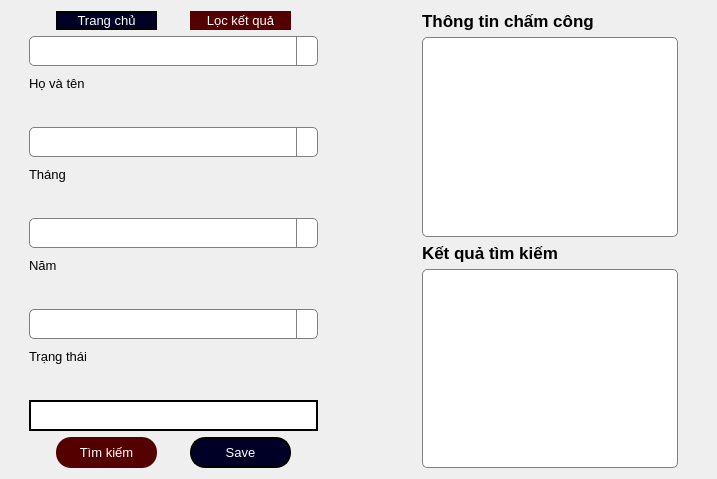
      <widget class="QWidget" name="page_thong_tin">
       <layout class="QGridLayout" name="gridLayout_3">
        <item row="0" column="0">
         <layout class="QHBoxLayout" name="horizontalLayout_6">
          <item>
           <spacer name="horizontalSpacer_2">
            <property name="orientation">
             <enum>Qt::Horizontal</enum>
            </property>
            <property name="sizeType">
             <enum>QSizePolicy::Maximum</enum>
            </property>
            <property name="sizeHint" stdset="0">
             <size>
              <width>18</width>
              <height>18</height>
             </size>
            </property>
           </spacer>
          </item>
          <item>
           <layout class="QVBoxLayout" name="verticalLayout_11">
            <property name="sizeConstraint">
             <enum>QLayout::SetMaximumSize</enum>
            </property>
            <item>
             <layout class="QVBoxLayout" name="verticalLayout_10">
              <property name="sizeConstraint">
               <enum>QLayout::SetMaximumSize</enum>
              </property>
              <item>
               <layout class="QHBoxLayout" name="horizontalLayout_5">
                <property name="sizeConstraint">
                 <enum>QLayout::SetMaximumSize</enum>
                </property>
                <item>
                 <widget class="QPushButton" name="bt_trang_chu_thong_tin">
                  <property name="maximumSize">
                   <size>
                    <width>101</width>
                    <height>31</height>
                   </size>
                  </property>
                  <property name="font">
                   <font>
                    <family>Tahoma</family>
                    <pointsize>10</pointsize>
                   </font>
                  </property>
                  <property name="styleSheet">
                   <string notr="true">background-color: rgb(0, 0, 38);
color: rgb(255, 255, 255);
border: 2px solid black;
border-radius: 15px; 
</string>
                  </property>
                  <property name="text">
                   <string>Trang chủ</string>
                  </property>
                 </widget>
                </item>
                <item>
                 <widget class="QPushButton" name="btn_loc_tt">
                  <property name="maximumSize">
                   <size>
                    <width>101</width>
                    <height>31</height>
                   </size>
                  </property>
                  <property name="font">
                   <font>
                    <family>Tahoma</family>
                    <pointsize>10</pointsize>
                   </font>
                  </property>
                  <property name="styleSheet">
                   <string notr="true">color: rgb(255, 255, 255);
border-radius: 15px; 
background-color: rgb(84, 0, 0);</string>
                  </property>
                  <property name="text">
                   <string>Lọc kết quả</string>
                  </property>
                 </widget>
                </item>
               </layout>
              </item>
              <item>
               <layout class="QVBoxLayout" name="verticalLayout_5">
                <item>
                 <widget class="QComboBox" name="combo_ht">
                  <property name="minimumSize">
                   <size>
                    <width>289</width>
                    <height>30</height>
                   </size>
                  </property>
                  <property name="maximumSize">
                   <size>
                    <width>289</width>
                    <height>30</height>
                   </size>
                  </property>
                  <property name="font">
                   <font>
                    <family>Tahoma</family>
                   </font>
                  </property>
                  <property name="styleSheet">
                   <string notr="true">QComboBox {
                border: 1px solid gray;
                border-radius: 5px;
                padding: 5px;
                background-color: white;
            }
            QComboBox::drop-down {
                subcontrol-origin: padding;
                subcontrol-position: top right;
                width: 20px;
                border-left-width: 1px;
                border-left-color: gray;
                border-left-style: solid;
                border-top-right-radius: 3px;
                border-bottom-right-radius: 3px;
            }
            QComboBox::down-arrow {
                image: url(down_arrow.png); /* Ensure you have this image in the same directory or provide the correct path */
                width: 10px;
                height: 10px;
            }
            QComboBox QAbstractItemView {
                border: 1px solid gray;
                selection-background-color: lightgray;
            }</string>
                  </property>
                 </widget>
                </item>
                <item>
                 <widget class="QLabel" name="label_5">
                  <property name="minimumSize">
                   <size>
                    <width>289</width>
                    <height>22</height>
                   </size>
                  </property>
                  <property name="maximumSize">
                   <size>
                    <width>289</width>
                    <height>22</height>
                   </size>
                  </property>
                  <property name="font">
                   <font>
                    <family>Tahoma</family>
                    <pointsize>10</pointsize>
                   </font>
                  </property>
                  <property name="text">
                   <string>Họ và tên</string>
                  </property>
                 </widget>
                </item>
                <item>
                 <widget class="QLabel" name="lb_ht_tk">
                  <property name="minimumSize">
                   <size>
                    <width>289</width>
                    <height>21</height>
                   </size>
                  </property>
                  <property name="maximumSize">
                   <size>
                    <width>289</width>
                    <height>21</height>
                   </size>
                  </property>
                  <property name="font">
                   <font>
                    <family>Tahoma</family>
                    <pointsize>10</pointsize>
                   </font>
                  </property>
                  <property name="text">
                   <string/>
                  </property>
                 </widget>
                </item>
                <item>
                 <widget class="QComboBox" name="combo_thang">
                  <property name="minimumSize">
                   <size>
                    <width>289</width>
                    <height>30</height>
                   </size>
                  </property>
                  <property name="maximumSize">
                   <size>
                    <width>289</width>
                    <height>30</height>
                   </size>
                  </property>
                  <property name="font">
                   <font>
                    <family>Tahoma</family>
                   </font>
                  </property>
                  <property name="styleSheet">
                   <string notr="true">QComboBox {
                border: 1px solid gray;
                border-radius: 5px;
                padding: 5px;
                background-color: white;
            }
            QComboBox::drop-down {
                subcontrol-origin: padding;
                subcontrol-position: top right;
                width: 20px;
                border-left-width: 1px;
                border-left-color: gray;
                border-left-style: solid;
                border-top-right-radius: 3px;
                border-bottom-right-radius: 3px;
            }
            QComboBox::down-arrow {
                image: url(down_arrow.png); /* Ensure you have this image in the same directory or provide the correct path */
                width: 10px;
                height: 10px;
            }
            QComboBox QAbstractItemView {
                border: 1px solid gray;
                selection-background-color: lightgray;
            }</string>
                  </property>
                 </widget>
                </item>
                <item>
                 <widget class="QLabel" name="label_12">
                  <property name="minimumSize">
                   <size>
                    <width>289</width>
                    <height>22</height>
                   </size>
                  </property>
                  <property name="maximumSize">
                   <size>
                    <width>289</width>
                    <height>22</height>
                   </size>
                  </property>
                  <property name="font">
                   <font>
                    <family>Tahoma</family>
                    <pointsize>10</pointsize>
                   </font>
                  </property>
                  <property name="text">
                   <string>Tháng</string>
                  </property>
                 </widget>
                </item>
                <item>
                 <widget class="QLabel" name="lb_thang_tk">
                  <property name="minimumSize">
                   <size>
                    <width>289</width>
                    <height>21</height>
                   </size>
                  </property>
                  <property name="maximumSize">
                   <size>
                    <width>289</width>
                    <height>21</height>
                   </size>
                  </property>
                  <property name="font">
                   <font>
                    <family>Tahoma</family>
                    <pointsize>10</pointsize>
                   </font>
                  </property>
                  <property name="text">
                   <string/>
                  </property>
                 </widget>
                </item>
                <item>
                 <widget class="QComboBox" name="combo_nam">
                  <property name="minimumSize">
                   <size>
                    <width>289</width>
                    <height>30</height>
                   </size>
                  </property>
                  <property name="maximumSize">
                   <size>
                    <width>289</width>
                    <height>30</height>
                   </size>
                  </property>
                  <property name="font">
                   <font>
                    <family>Tahoma</family>
                   </font>
                  </property>
                  <property name="styleSheet">
                   <string notr="true">QComboBox {
                border: 1px solid gray;
                border-radius: 5px;
                padding: 5px;
                background-color: white;
            }
            QComboBox::drop-down {
                subcontrol-origin: padding;
                subcontrol-position: top right;
                width: 20px;
                border-left-width: 1px;
                border-left-color: gray;
                border-left-style: solid;
                border-top-right-radius: 3px;
                border-bottom-right-radius: 3px;
            }
            QComboBox::down-arrow {
                image: url(down_arrow.png); /* Ensure you have this image in the same directory or provide the correct path */
                width: 10px;
                height: 10px;
            }
            QComboBox QAbstractItemView {
                border: 1px solid gray;
                selection-background-color: lightgray;
            }</string>
                  </property>
                 </widget>
                </item>
                <item>
                 <widget class="QLabel" name="label_13">
                  <property name="minimumSize">
                   <size>
                    <width>289</width>
                    <height>22</height>
                   </size>
                  </property>
                  <property name="maximumSize">
                   <size>
                    <width>289</width>
                    <height>22</height>
                   </size>
                  </property>
                  <property name="font">
                   <font>
                    <family>Tahoma</family>
                    <pointsize>10</pointsize>
                   </font>
                  </property>
                  <property name="text">
                   <string>Năm</string>
                  </property>
                 </widget>
                </item>
                <item>
                 <widget class="QLabel" name="lb_nam_tk">
                  <property name="minimumSize">
                   <size>
                    <width>289</width>
                    <height>21</height>
                   </size>
                  </property>
                  <property name="maximumSize">
                   <size>
                    <width>289</width>
                    <height>21</height>
                   </size>
                  </property>
                  <property name="font">
                   <font>
                    <family>Tahoma</family>
                    <pointsize>10</pointsize>
                   </font>
                  </property>
                  <property name="text">
                   <string/>
                  </property>
                 </widget>
                </item>
                <item>
                 <widget class="QComboBox" name="combo_tt">
                  <property name="minimumSize">
                   <size>
                    <width>289</width>
                    <height>30</height>
                   </size>
                  </property>
                  <property name="maximumSize">
                   <size>
                    <width>289</width>
                    <height>30</height>
                   </size>
                  </property>
                  <property name="font">
                   <font>
                    <family>Tahoma</family>
                   </font>
                  </property>
                  <property name="styleSheet">
                   <string notr="true">QComboBox {
                border: 1px solid gray;
                border-radius: 5px;
                padding: 5px;
                background-color: white;
            }
            QComboBox::drop-down {
                subcontrol-origin: padding;
                subcontrol-position: top right;
                width: 20px;
                border-left-width: 1px;
                border-left-color: gray;
                border-left-style: solid;
                border-top-right-radius: 3px;
                border-bottom-right-radius: 3px;
            }
            QComboBox::down-arrow {
                image: url(down_arrow.png); /* Ensure you have this image in the same directory or provide the correct path */
                width: 10px;
                height: 10px;
            }
            QComboBox QAbstractItemView {
                border: 1px solid gray;
                selection-background-color: lightgray;
            }</string>
                  </property>
                 </widget>
                </item>
                <item>
                 <widget class="QLabel" name="label_18">
                  <property name="minimumSize">
                   <size>
                    <width>289</width>
                    <height>22</height>
                   </size>
                  </property>
                  <property name="maximumSize">
                   <size>
                    <width>289</width>
                    <height>22</height>
                   </size>
                  </property>
                  <property name="font">
                   <font>
                    <family>Tahoma</family>
                    <pointsize>10</pointsize>
                   </font>
                  </property>
                  <property name="text">
                   <string>Trạng thái</string>
                  </property>
                 </widget>
                </item>
                <item>
                 <widget class="QLabel" name="lb_tt_tk">
                  <property name="minimumSize">
                   <size>
                    <width>289</width>
                    <height>21</height>
                   </size>
                  </property>
                  <property name="maximumSize">
                   <size>
                    <width>289</width>
                    <height>21</height>
                   </size>
                  </property>
                  <property name="font">
                   <font>
                    <pointsize>10</pointsize>
                   </font>
                  </property>
                  <property name="text">
                   <string/>
                  </property>
                 </widget>
                </item>
               </layout>
              </item>
             </layout>
            </item>
            <item>
             <layout class="QVBoxLayout" name="verticalLayout_8">
              <property name="sizeConstraint">
               <enum>QLayout::SetMaximumSize</enum>
              </property>
              <item>
               <widget class="QPlainTextEdit" name="edt_tim_kiem_tt">
                <property name="minimumSize">
                 <size>
                  <width>229</width>
                  <height>31</height>
                 </size>
                </property>
                <property name="maximumSize">
                 <size>
                  <width>289</width>
                  <height>30</height>
                 </size>
                </property>
                <property name="font">
                 <font>
                  <family>Tahoma</family>
                 </font>
                </property>
                <property name="frameShape">
                 <enum>QFrame::WinPanel</enum>
                </property>
                <property name="frameShadow">
                 <enum>QFrame::Plain</enum>
                </property>
               </widget>
              </item>
              <item>
               <layout class="QHBoxLayout" name="horizontalLayout_3">
                <property name="sizeConstraint">
                 <enum>QLayout::SetMaximumSize</enum>
                </property>
                <item>
                 <widget class="QPushButton" name="btn_xn_tk_tt">
                  <property name="minimumSize">
                   <size>
                    <width>101</width>
                    <height>31</height>
                   </size>
                  </property>
                  <property name="maximumSize">
                   <size>
                    <width>101</width>
                    <height>31</height>
                   </size>
                  </property>
                  <property name="font">
                   <font>
                    <family>Tahoma</family>
                    <pointsize>10</pointsize>
                   </font>
                  </property>
                  <property name="styleSheet">
                   <string notr="true">color: rgb(255, 255, 255);
border-radius: 15px; 
background-color: rgb(84, 0, 0);</string>
                  </property>
                  <property name="text">
                   <string>Tìm kiếm</string>
                  </property>
                 </widget>
                </item>
                <item>
                 <widget class="QPushButton" name="btn_save_tk_tt">
                  <property name="minimumSize">
                   <size>
                    <width>101</width>
                    <height>31</height>
                   </size>
                  </property>
                  <property name="maximumSize">
                   <size>
                    <width>101</width>
                    <height>31</height>
                   </size>
                  </property>
                  <property name="font">
                   <font>
                    <family>Tahoma</family>
                    <pointsize>10</pointsize>
                   </font>
                  </property>
                  <property name="styleSheet">
                   <string notr="true">background-color: rgb(0, 0, 38);
color: rgb(255, 255, 255);
border: 2px solid black;
border-radius: 15px; 
</string>
                  </property>
                  <property name="text">
                   <string>Save</string>
                  </property>
                 </widget>
                </item>
               </layout>
              </item>
             </layout>
            </item>
           </layout>
          </item>
          <item>
           <spacer name="horizontalSpacer">
            <property name="orientation">
             <enum>Qt::Horizontal</enum>
            </property>
            <property name="sizeType">
             <enum>QSizePolicy::Maximum</enum>
            </property>
            <property name="sizeHint" stdset="0">
             <size>
              <width>98</width>
              <height>18</height>
             </size>
            </property>
           </spacer>
          </item>
          <item>
           <layout class="QVBoxLayout" name="verticalLayout_12">
            <item>
             <layout class="QVBoxLayout" name="verticalLayout_3">
              <item>
               <widget class="QLabel" name="label_25">
                <property name="maximumSize">
                 <size>
                  <width>759</width>
                  <height>27</height>
                 </size>
                </property>
                <property name="font">
                 <font>
                  <family>Tahoma</family>
                  <pointsize>13</pointsize>
                  <weight>75</weight>
                  <bold>true</bold>
                 </font>
                </property>
                <property name="text">
                 <string>Thông tin chấm công</string>
                </property>
                <property name="alignment">
                 <set>Qt::AlignLeading|Qt::AlignLeft|Qt::AlignVCenter</set>
                </property>
               </widget>
              </item>
              <item>
               <widget class="QTableWidget" name="tb_cc_tt">
                <property name="enabled">
                 <bool>true</bool>
                </property>
                <property name="maximumSize">
                 <size>
                  <width>759</width>
                  <height>285</height>
                 </size>
                </property>
                <property name="font">
                 <font>
                  <family>Tahoma</family>
                 </font>
                </property>
                <property name="styleSheet">
                 <string notr="true">QTableWidget {
                border: 1px solid gray;
                border-radius: 5px;
                gridline-color: gray;
                background-color: white;
            }
            QTableWidget::item {
                border-bottom: 1px solid gray;
                padding: 5px;
            }
            QHeaderView::section {
                background-color: lightgray;
                padding: 5px;
                border: 1px solid gray;
            }
            QTableWidget QTableCornerButton::section {
                background-color: lightgray;
                border: 1px solid gray;
            }
            QTableWidget::item:selected {
                background-color: blue;
            }</string>
                </property>
                <property name="frameShape">
                 <enum>QFrame::WinPanel</enum>
                </property>
                <property name="frameShadow">
                 <enum>QFrame::Plain</enum>
                </property>
               </widget>
              </item>
             </layout>
            </item>
            <item>
             <layout class="QVBoxLayout" name="verticalLayout_7">
              <item>
               <widget class="QLabel" name="label_26">
                <property name="maximumSize">
                 <size>
                  <width>759</width>
                  <height>27</height>
                 </size>
                </property>
                <property name="font">
                 <font>
                  <family>Tahoma</family>
                  <pointsize>13</pointsize>
                  <weight>75</weight>
                  <bold>true</bold>
                 </font>
                </property>
                <property name="text">
                 <string>Kết quả tìm kiếm</string>
                </property>
                <property name="alignment">
                 <set>Qt::AlignLeading|Qt::AlignLeft|Qt::AlignVCenter</set>
                </property>
               </widget>
              </item>
              <item>
               <widget class="QTableWidget" name="tb_kq_tk">
                <property name="enabled">
                 <bool>true</bool>
                </property>
                <property name="maximumSize">
                 <size>
                  <width>759</width>
                  <height>285</height>
                 </size>
                </property>
                <property name="font">
                 <font>
                  <family>Tahoma</family>
                 </font>
                </property>
                <property name="styleSheet">
                 <string notr="true">QTableWidget {
                border: 1px solid gray;
                border-radius: 5px;
                gridline-color: gray;
                background-color: white;
            }
            QTableWidget::item {
                border-bottom: 1px solid gray;
                padding: 5px;
            }
            QHeaderView::section {
                background-color: lightgray;
                padding: 5px;
                border: 1px solid gray;
            }
            QTableWidget QTableCornerButton::section {
                background-color: lightgray;
                border: 1px solid gray;
            }
            QTableWidget::item:selected {
                background-color: blue;
            }</string>
                </property>
                <property name="frameShape">
                 <enum>QFrame::WinPanel</enum>
                </property>
                <property name="frameShadow">
                 <enum>QFrame::Plain</enum>
                </property>
               </widget>
              </item>
             </layout>
            </item>
           </layout>
          </item>
          <item>
           <spacer name="horizontalSpacer_3">
            <property name="orientation">
             <enum>Qt::Horizontal</enum>
            </property>
            <property name="sizeType">
             <enum>QSizePolicy::Maximum</enum>
            </property>
            <property name="sizeHint" stdset="0">
             <size>
              <width>28</width>
              <height>18</height>
             </size>
            </property>
           </spacer>
          </item>
         </layout>
        </item>
       </layout>
      </widget>
